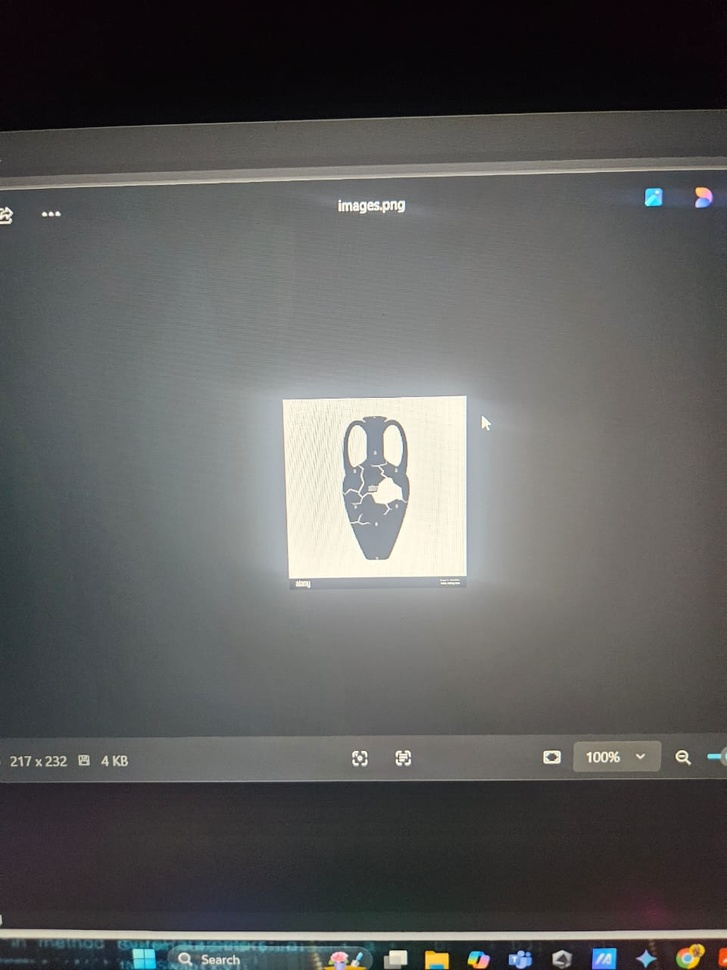
#> input picture Oimage.jpg, 727 x 970 px, shrunk from 960 x 1280 before the run
$ python AIMLPROJECT.py
#> lines starting #> are read from the running program, lines starting #| are printed output that depends on the picture; after the words box and inside, x2 and y2 are one past the last pixel; in counts of white or black regions, pixels touching at a corner belong together
import numpy as np
import cv2
from tkinter import Tk, filedialog
import plotly.graph_objs as go
import plotly.io as pio

# Ensure plotly opens in the browser
pio.renderers.default = "browser"

# GUI to select image file
Tk().withdraw()
file_path = filedialog.askopenfilename(title='Select Artifact Image',
                                       filetypes=[("Image files", "*.jpg *.png *.jpeg")])
#> the answer given: Oimage.jpg

# Load and convert to grayscale
img = cv2.imread(file_path)
#> img is the input picture: shape (970, 727, 3); mean B, G, R 91.8, 92.9, 92.8
gray = cv2.cvtColor(img, cv2.COLOR_BGR2GRAY)

# Extract edges (for structure)
edges = cv2.Canny(gray, 50, 150)
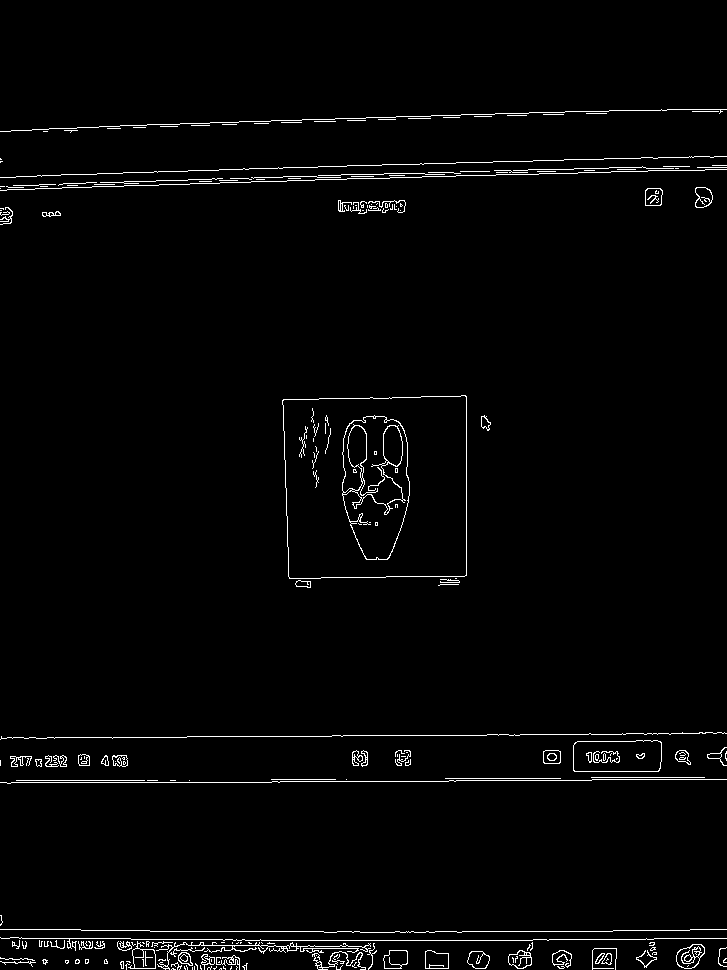
#> edges: shape (970, 727); 2% white in thin lines or dots, all inside (x1, y1, x2, y2) = (0, 109, 727, 970)

# Apply SVD to edges for dimensional reduction
U, S, VT = np.linalg.svd(edges, full_matrices=False)
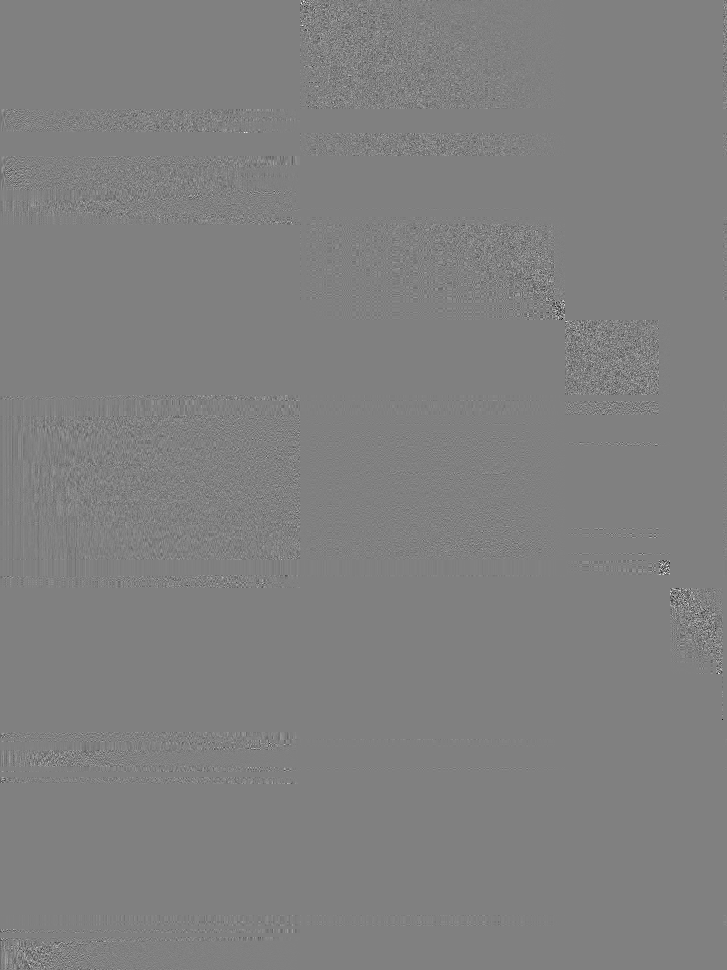
#> U: shape (970, 727) float64; min -0.727, max 0.712, mean -5.25e-05; drawn with min black and max white
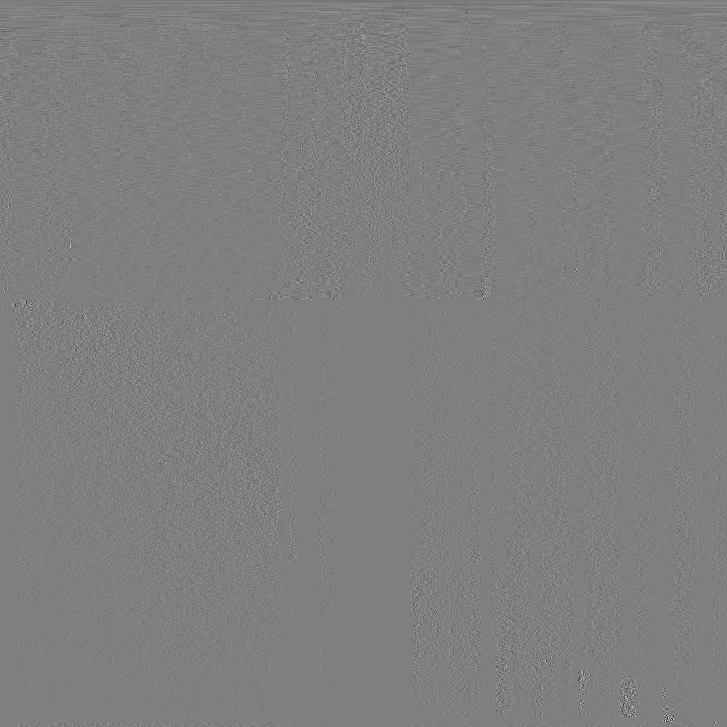
#> VT: shape (727, 727) float64; min -0.707, max 0.707, mean -6.87e-05; drawn with min black and max white
#> S = 727 values, max 12163.8 at index 0, min 1.61e-13 at index 726, mean 465.7
k = 50  # Adjustable value for detail
S_reduced = np.diag(S[:k])
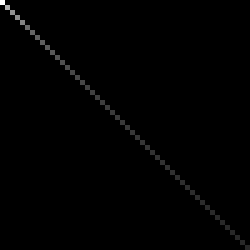
#> S_reduced: shape (50, 50) float64 (shown 5 times larger); min 0, max 12163.8, mean 68; drawn with min black and max white
edges_reconstructed = np.dot(U[:, :k], np.dot(S_reduced, VT[:k, :]))
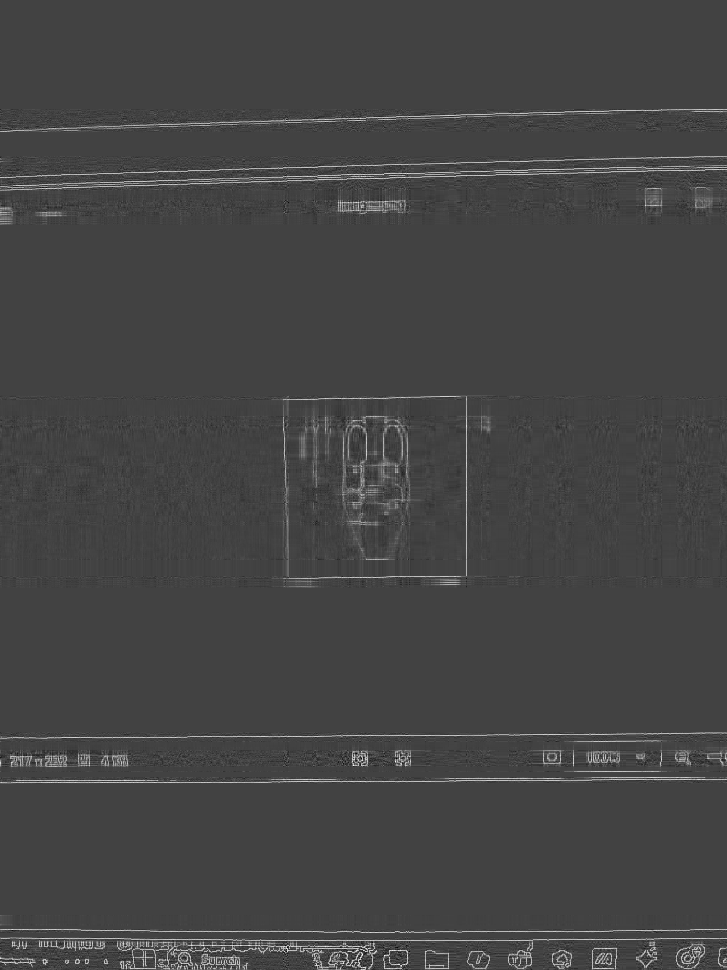
#> edges_reconstructed: shape (970, 727) float64; min -138.5, max 393.2, mean 5.2; drawn with min black and max white

# Create 3D meshgrid
X, Y = np.meshgrid(np.arange(edges.shape[1]), np.arange(edges.shape[0]))
Z = edges_reconstructed

# Normalize Z for better visualization (depth mapping)
Z_normalized = (Z - np.min(Z)) / (np.max(Z) - np.min(Z)) * 255  # Normalize to range [0, 255]

# Create mesh surface plot using Plotly
trace = go.Surface(
    z=Z_normalized,  # Z values representing depth
    x=X,  # X coordinates from meshgrid
    y=Y,  # Y coordinates from meshgrid
    colorscale='viridis',  # Color scale
    opacity=0.8
)

layout = go.Layout(
    title='3D Surface Plot of Reconstructed Object',
    scene=dict(
        xaxis_title='X Coordinate',
        yaxis_title='Y Coordinate',
        zaxis_title='Depth (Z)'
    ),
    margin=dict(l=0, r=0, b=0, t=40)
)

# Create the figure and show in browser
fig = go.Figure(data=[trace], layout=layout)
fig.show()
